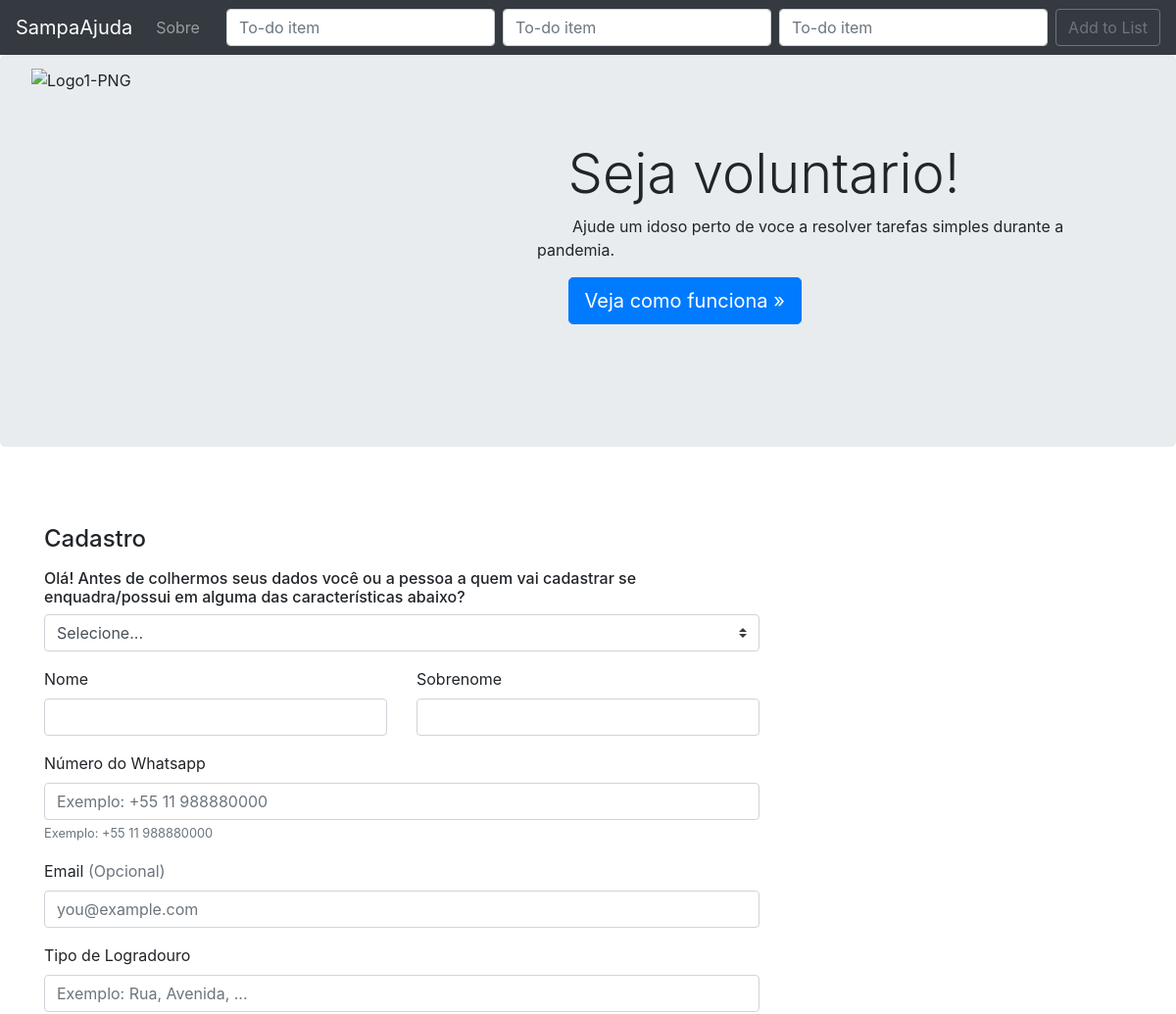
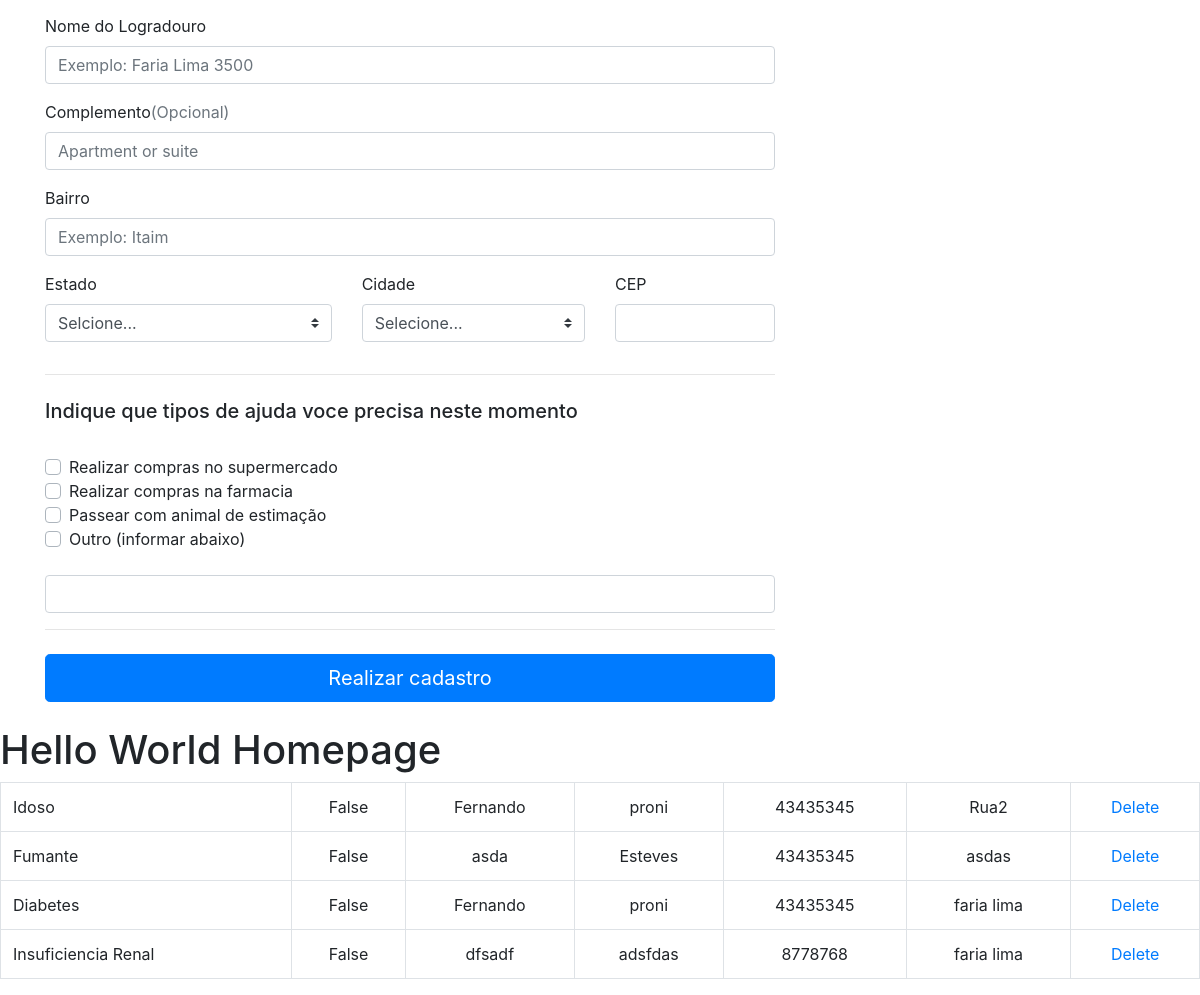
The page /cadastro_gr/ on the database its author committed (2 pictures, top to bottom).
### meuApp/models.py (models this page shows, shortened)
class List2(models.Model):
	item = models.CharField(max_length = 200, default='')
	nome = models.CharField(max_length = 200, default='')
	sobrenome = models.CharField(max_length = 200, default='')
	nro_whatsapp = models.CharField(max_length = 200, default='')
	email = models.CharField(max_length = 200, default='NA', blank=True, null=True)
	tipo_logradouro = models.CharField(max_length = 200, default='')
	endereco = models.CharField(max_length = 200, default='')
	complemento = models.CharField(max_length = 200, default='NA', blank=True, null=True)
	bairro = models.CharField(max_length = 200, default='')
	estado = models.CharField(max_length = 200, default='')
	cidade = models.CharField(max_length = 200, default='')
	CEP = models.CharField(max_length = 200, default='')
	compras_supermercados = models.BooleanField(default= False)
	compras_farmacia = models.BooleanField(default= False)
	passeio_pet = models.BooleanField(default= False)
	outras_ajudas = models.BooleanField(default= False)
	outras_ajudas_conteudo = models.TextField(max_length = 200, default='', blank=True, null=True)
	completed = models.BooleanField(default= False)

### meuApp/views.py (the view)
# urls.py: path('cadastro_gr/',views.cadastro_gr, name='cadastro_gr'),
def cadastro_gr(request):
		if request.method == 'POST':
			form = ListForm2(request.POST or None)
			if form.is_valid():
				form.save()
				all_items = List2.objects.all
				messages.success(request, 'Cadastro realizado com sucesso. A SampAjuda entrara em contato assim que pudermos conectar voce com alguma pessoa que possa ajudar voce')
				return render(request, 'cadastro_gr.html', {'all_items': all_items})
		else:
	 		all_items = List2.objects.all
	 		return render(request, 'cadastro_gr.html', {'all_items': all_items})

### meuApp/templates/cadastro_gr.html (shortened to what this page needs)
{% extends 'base.html' %}
{% block content %}
<form class="needs-validation" novalidate="" method ="POST">
<div class="container">
<div class="row">
        <div class="col-md-8 order-md-1">
          <h4 class="mb-3">Cadastro</h4>
           <div class="col-md-0 mb-3">
              <h6>Olá! Antes de colhermos seus dados você ou a pessoa a quem vai cadastrar se enquadra/possui em alguma das características abaixo?
            </h6>
              <select class="custom-select d-block w-100" id="country" required="" name="item">
                <option value="">Selecione...</option>
              </select>
          </div>
            <div class="row">
              <div class="col-md-6 mb-3">
                <label for="firstName">Nome</label>
                <input type="text" class="form-control" id="firstName" placeholder="" value="" required="" name="nome">
              </div>
              <div class="col-md-6 mb-3">
                <label for="lastName">Sobrenome</label>
                <input type="text" class="form-control" id="lastName" placeholder="" value="" required="" name="sobrenome">
              </div>
            </div>
            <div class="mb-3">
                <label for="firstName">Número do Whatsapp</label>
                <input type="text" class="form-control" id="firstName" placeholder="Exemplo: +55 11 988880000" value="" required="" name="nro_whatsapp">
                <small class="text-muted">Exemplo: +55 11 988880000</small>
            </div>
            <div class="mb-3">
              <label for="email">Email <span class="text-muted">(Opcional)</span></label>
              <input type="email" class="form-control" id="email" placeholder="you@example.com" name="email">
            </div>
            <div class="mb-3">
                <label for="firstName">Tipo de Logradouro</label>
                <input type="text" class="form-control" id="firstName" placeholder="Exemplo: Rua, Avenida, ..." value="" required="" name="tipo_logradouro">
              </div>
            <div class="mb-3">
              <label for="address">Nome do Logradouro</label>
              <input type="text" class="form-control" id="address" placeholder="Exemplo: Faria Lima 3500" required="" name="endereco">
            </div>
            <div class="mb-3">
              <label for="address2">Complemento<span class="text-muted">(Opcional)</span></label>
              <input type="text" class="form-control" id="address2" placeholder="Apartment or suite" name="complemento">
            </div>
            <div class="mb-3">
              <label for="address">Bairro</label>
              <input type="text" class="form-control" id="address" placeholder="Exemplo: Itaim" required="" name="bairro">
            </div>
            <div class="row">
              <div class="col-md-5 mb-3">
                <label for="country">Estado</label>
                <select class="custom-select d-block w-100" id="country" required="" name="estado">
                  <option value="">Selcione...</option>
                </select>
              </div>
              <div class="col-md-4 mb-3">
                <label for="state">Cidade</label>
                <select class="custom-select d-block w-100" id="state" required="" name="cidade">
                  <option value="">Selecione...</option>
                </select>
              </div>
              <div class="col-md-3 mb-3">
                <label for="zip">CEP</label>
                <input type="text" class="form-control" id="zip" placeholder="" required="" name="CEP">
              </div>
            </div>
            <hr class="mb-4">
            <h5>Indique que tipos de ajuda voce precisa neste momento</h5>
            <div class="custom-control custom-checkbox">
              <label class="custom-control-label" for="same-address2">Realizar compras no supermercado</label>
            </div>
            <div class="custom-control custom-checkbox">
              <label class="custom-control-label" for="save-info">Realizar compras na farmacia</label>
            </div>
            <div class="custom-control custom-checkbox">
              <label class="custom-control-label" for="save-info2">Passear com animal de estimação</label>
            </div>
            <div class="custom-control custom-checkbox">
              <label class="custom-control-label" for="save-info3">Outro (informar abaixo) </label>
            </div>
            <div class="mb-3">
              <input type="text" class="form-control" id="address" placeholder="" required="" name="outras_ajudas_conteudo">
            </div>
            <hr class="mb-4">
            <button class="btn btn-primary btn-lg btn-block" type="submit">Realizar cadastro</button>
          </form>
        </div>
<h1> Hello World Homepage </h1>
{% if all_items %}
<table class="table table-bordered">
    {% for things in all_items %}
      {% if things.completed %}
        <tr class=" table-secondary">
          <td> {{ things.item }} </td>
          <td><center> {{  things.completed }} </center> </td>
          <td><center> {{  things.nome }} </center> </td>
          <td><center> {{  things.sobrenome }} </center> </td>
          <td><center> {{  things.nro_whatsapp }} </center> </td>
          <td><center> {{  things.endereco }} </center> </td>
          <td> <center><a href="{% url 'delete' things.id %}">Delete</a></center></td>
        </tr>
      {% else %}
        <tr>
          <td> {{ things.item }} </td>
          <td><center> {{  things.completed }} </center> </td>
          <td><center> {{  things.nome }} </center> </td>
          <td><center> {{  things.sobrenome }} </center> </td>
          <td><center> {{  things.nro_whatsapp }} </center> </td>
          <td><center> {{  things.endereco }} </center> </td>
          <td> <center><a href="{% url 'delete' things.id %}">Delete</a></center></td>
        </tr>
      {% endif %}
    {% endfor %}
</table>
{% endif %}
{% endblock %}

### meuApp/templates/base.html (shortened to what this page needs)
<!doctype html>
<html lang="en">
  <head>
    <link rel="stylesheet" href="https://stackpath.bootstrapcdn.com/bootstrap/4.4.1/css/bootstrap.min.css">
  </head>
  <body>
  <nav class="navbar navbar-expand-lg navbar-dark bg-dark">
  <a class="navbar-brand" href="{% url 'home' %}">SampaAjuda</a>
  <div class="collapse navbar-collapse" id="navbarSupportedContent">
    <ul class="navbar-nav mr-auto">
        <a class="nav-link" href="{% url 'about' %}">Sobre</a>
    </ul>
    <form class="form-inline my-2 my-lg-0" method="POST">
      <input class="form-control mr-sm-2" type="search" placeholder="To-do item" aria-label="Search" name= "item">
      <input class="form-control mr-sm-2" type="search" placeholder="To-do item" aria-label="Search" name= "nome">
      <input class="form-control mr-sm-2" type="search" placeholder="To-do item" aria-label="Search" name= "endereco">
      <button class="btn btn-outline-secondary my-2 my-sm-0" type="submit">Add to List</button>
    </form>
  </div>
</nav>
	<div class="jumbotron" style="height:400px;">
    <div class="image-holder">
        <img src="https://i.ibb.co/Cz9dwnP/Logo1-PNG.png" class="n3VNCb"  alt="Logo1-PNG" align="left" data-noaft="1" style="width: 516px; height: 367px; margin: -50px 0px;">
    </div>
        <div class="container">
          <h1 class="display-4">&nbsp Seja voluntario!</h1>
          <p> &nbsp &nbsp &nbsp &nbsp Ajude um idoso perto de voce a resolver tarefas simples durante a pandemia.</p>
          <p> &nbsp  &nbsp &nbsp &nbsp<a class="btn btn-primary btn-lg" href="{% url 'como_funciona' %}" role="button">Veja como funciona »</a></p>
        </div>
    </div>
  </body>
  	</html>
  	<div clas="container">
		  {% block content %}
		{% endblock %}
  </body>
</html>

### rows shown on the page
List2: item "Idoso", completed "False", nome "Fernando", sobrenome "proni", nro_whatsapp "43435345", endereco "Rua2"
List2: item "Fumante", completed "False", nome "asda", sobrenome "Esteves", nro_whatsapp "43435345", endereco "asdas"
List2: item "Diabetes", completed "False", nome "Fernando", sobrenome "proni", nro_whatsapp "43435345", endereco "faria lima"
List2: item "Insuficiencia Renal", completed "False", nome "dfsadf", sobrenome "adsfdas", nro_whatsapp "8778768", endereco "faria lima"
